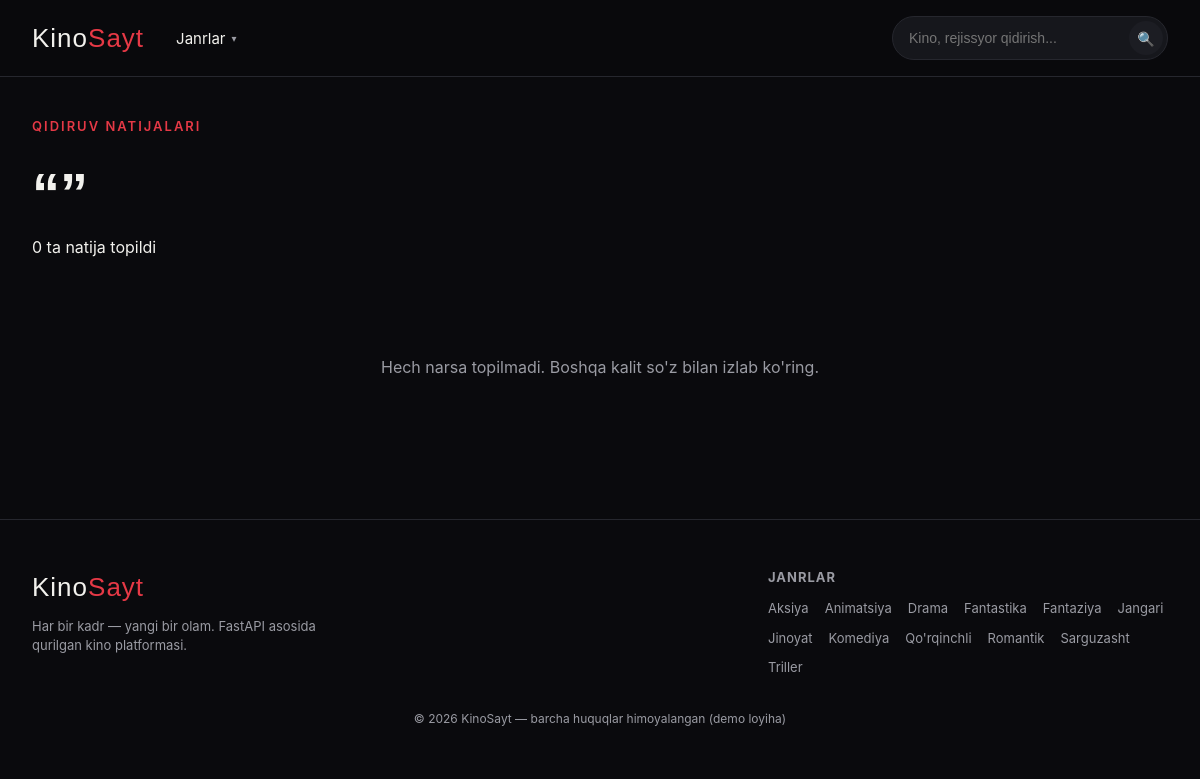
Screenshot of /search with the database file from the repository.
### app/models.py (models this page shows)
class Genre(Base):
    __tablename__ = "genres"
    id = Column(Integer, primary_key=True, index=True)
    name = Column(String(50), unique=True, nullable=False)
    slug = Column(String(50), unique=True, nullable=False)
    movies = relationship("Movie", secondary=movie_genre, back_populates="genres")

### app/routers/pages.py (the view)
@router.get("/search", response_class=HTMLResponse)
async def search_page(request: Request, q: str = "", db: Session = Depends(get_db)):
    genres = db.query(Genre).order_by(Genre.name).all()
    results = []
    if q.strip():
        like = f"%{q.strip()}%"
        results = (
            db.query(Movie)
            .filter(or_(Movie.title.ilike(like), Movie.director.ilike(like), Movie.cast.ilike(like)))
            .all()
        )
    return templates.TemplateResponse(
        request, "search.html",
        {"query": q, "results": results, "genres": genres},
    )

### app/templates/search.html (shortened to what this page needs)
{% extends "base.html" %}
{% block content %}
<main class="page-wrap genre-page">
    <div class="page-title-block">
        <p class="eyebrow">Qidiruv natijalari</p>
        <h1>&ldquo;{{ query }}&rdquo;</h1>
        <p class="hero-sub">{{ results|length }} ta natija topildi</p>
    </div>
    {% if results %}
    <div class="movie-grid">
        {% for movie in results %}
        <a href="/movie/{{ movie.id }}" class="movie-card">
            <div class="poster-wrap">
                <img src="{{ movie.poster }}" alt="{{ movie.title }}" loading="lazy">
                <div class="poster-overlay"><span class="play-icon">&#9658;</span></div>
                <span class="rating-badge">&#9733; {{ movie.rating }}</span>
            </div>
            <div class="card-info">
                <h3>{{ movie.title }}</h3>
                <p>{{ movie.year }}</p>
            </div>
        </a>
        {% endfor %}
    </div>
    {% else %}
    <p class="no-results">Hech narsa topilmadi. Boshqa kalit so'z bilan izlab ko'ring.</p>
    {% endif %}
</main>
{% endblock %}

### app/templates/base.html (shortened to what this page needs)
<!DOCTYPE html>
<html lang="uz">
<head>
    <link rel="stylesheet" href="/static/css/style.css">
</head>
<body class="{% block body_class %}{% endblock %}">
    <header class="site-header">
        <div class="header-inner">
            <a href="/" class="logo">Kino<span>Sayt</span></a>
            <nav class="main-nav">
                <div class="nav-dropdown">
                    <button class="nav-link dropdown-toggle">Janrlar <span class="chev">&#9662;</span></button>
                </div>
            </nav>
            <form class="search-wrap" action="/search" method="get">
                <input type="text" name="q" placeholder="Kino, rejissyor qidirish..." autocomplete="off" value="{{ query|default('') }}">
                <button type="submit" aria-label="Qidirish">&#128269;</button>
            </form>
        </div>
    </header>
    {% block content %}{% endblock %}
    <footer class="site-footer">
        <div class="footer-inner">
            <div class="footer-brand">
                <span class="logo">Kino<span>Sayt</span></span>
                <p>Har bir kadr &mdash; yangi bir olam. FastAPI asosida qurilgan kino platformasi.</p>
            </div>
            <div class="footer-genres">
                <h4>Janrlar</h4>
                <div class="footer-genre-list">
                    {% for g in genres %}
                    <a href="/genre/{{ g.slug }}">{{ g.name }}</a>
                    {% endfor %}
                </div>
            </div>
        </div>
        <p class="copyright">&copy; 2026 KinoSayt &mdash; barcha huquqlar himoyalangan (demo loyiha)</p>
    </footer>
</body>
</html>

### app/static/css/style.css (style rules this page uses)
:root { --bg: #0a0a0d; --bg-elevated: #16171c; --bg-card: #1c1d23; --accent: #e63946; --accent-dim: #b3283344; --gold: #ffd166; --text: #f2f1ed; --text-dim: #9a9ba3; --border: #26272e; --display-font: 'Bebas Neue', 'Arial Narrow', sans-serif; --body-font: 'Inter', -apple-system, BlinkMacSystemFont, sans-serif; }
* { box-sizing: border-box; margin: 0; padding: 0; }
html { scroll-behavior: smooth; }
body { background: var(--bg); color: var(--text); font-family: var(--body-font); line-height: 1.5; }
a { text-decoration: none; color: inherit; }
button { font-family: inherit; cursor: pointer; }
.site-header { position: sticky; top: 0; z-index: 100; background: rgba(10, 10, 13, 0.85); backdrop-filter: blur(12px); border-bottom: 1px solid var(--border); }
.header-inner { max-width: 1280px; margin: 0 auto; padding: 16px 32px; display: flex; align-items: center; gap: 32px; }
.logo { font-family: var(--display-font); font-size: 26px; letter-spacing: 1px; white-space: nowrap; }
.logo span { color: var(--accent); }
.main-nav { position: relative; }
.nav-link { background: none; border: none; color: var(--text); font-size: 15px; display: flex; align-items: center; gap: 6px; padding: 8px 0; }
.chev { font-size: 10px; color: var(--text-dim); transition: transform 0.2s; }
.nav-dropdown { position: relative; }
.search-wrap { margin-left: auto; display: flex; align-items: center; background: var(--bg-elevated); border: 1px solid var(--border); border-radius: 999px; padding: 4px 4px 4px 16px; transition: border-color 0.2s; }
.search-wrap input { background: transparent; border: none; color: var(--text); font-size: 14px; width: 220px; outline: none; }
.search-wrap button { background: var(--bg-card); border: none; color: var(--text); width: 34px; height: 34px; border-radius: 50%; font-size: 14px; }
.eyebrow { color: var(--accent); font-size: 13px; letter-spacing: 2px; text-transform: uppercase; font-weight: 600; margin-bottom: 14px; }
.page-wrap { max-width: 1280px; margin: 0 auto; padding: 40px 32px 80px; }
.no-results { text-align: center; color: var(--text-dim); padding: 60px 0; }
.page-title-block { margin-bottom: 36px; }
.page-title-block h1 { font-family: var(--display-font); font-size: clamp(36px, 6vw, 56px); }
.site-footer { border-top: 1px solid var(--border); padding: 48px 32px 24px; }
.footer-inner { max-width: 1280px; margin: 0 auto; display: flex; justify-content: space-between; gap: 40px; flex-wrap: wrap; margin-bottom: 32px; }
.footer-brand p { color: var(--text-dim); font-size: 13px; margin-top: 10px; max-width: 320px; }
.footer-genres h4 { font-size: 13px; text-transform: uppercase; letter-spacing: 1px; color: var(--text-dim); margin-bottom: 12px; }
.footer-genre-list { display: flex; gap: 10px 16px; flex-wrap: wrap; max-width: 400px; }
.footer-genre-list a { font-size: 13px; color: var(--text-dim); }
.copyright { text-align: center; color: var(--text-dim); font-size: 12px; max-width: 1280px; margin: 0 auto; }

### rows the page displays
Genre: name "Aksiya"
Genre: name "Animatsiya"
Genre: name "Drama"
Genre: name "Fantastika"
Genre: name "Fantaziya"
Genre: name "Jangari"
Genre: name "Jinoyat"
Genre: name "Komediya"
Genre: name "Qo'rqinchli"
Genre: name "Romantik"
Genre: name "Sarguzasht"
Genre: name "Triller"

### other values shown
{{ results|length }} "0"
